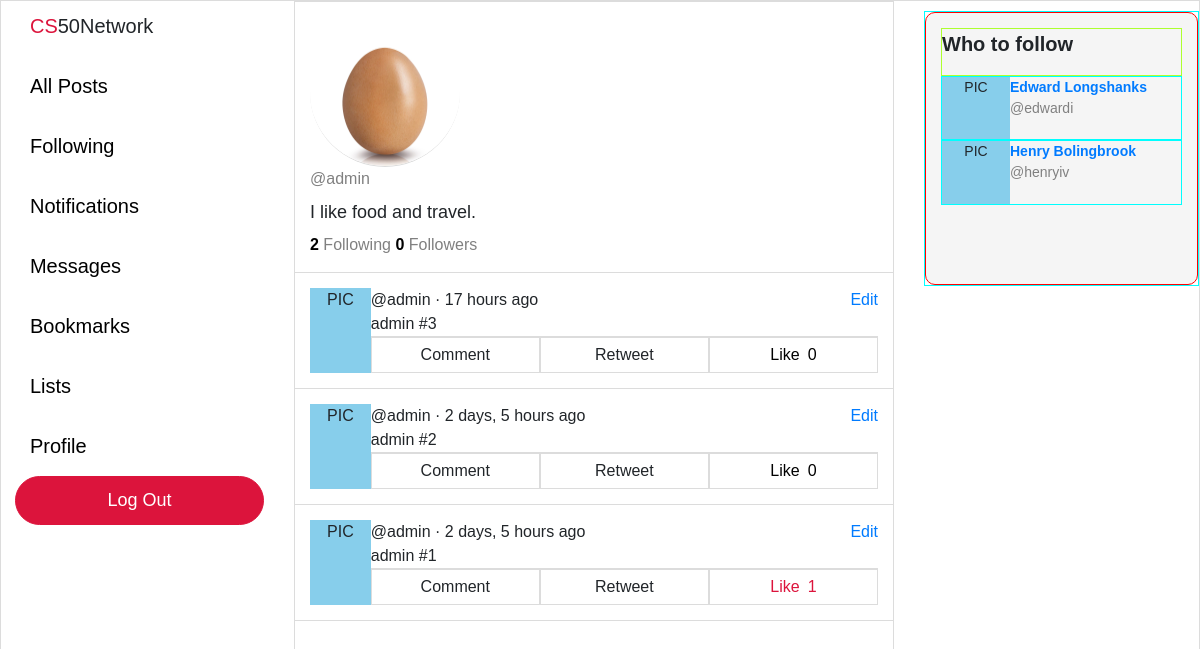
Screenshot of /profile/admin (signed in) with the database file from the repository.
### network/models.py (models this page shows, shortened)
class User(AbstractUser):
    pass

class Post(models.Model):
    user = models.ForeignKey("User", on_delete=models.CASCADE, related_name="posts")
    body = models.TextField(blank=True, max_length=280)
    likes = models.ManyToManyField("User", blank=True, related_name="likes")
    timestamp = models.DateTimeField(auto_now_add=True)
    def get_time(self):
        return humanize.naturaltime(self.timestamp)
    def total_likes(self):
        return self.likes.count()

### network/views.py (the view)
# urls.py: path("profile/<str:username>", views.profile, name="profile"),
def profile(request, username):
    current_user = User.objects.get(username=request.user)
    viewed_user = User.objects.get(username=username)
    viewed_user_posts = viewed_user.posts.all().order_by('-timestamp')
    viewed_following = viewed_user.following.all()
    viewed_followers = viewed_user.followers.all()
    currently_followed = False
    current_following = current_user.following.all()
    for followed in current_following:
        if viewed_user == followed.following:
            currently_followed = True
            break
    context = {
        "currently_followed": currently_followed,
        "following_count": viewed_following.count(),
        "follower_count": viewed_followers.count(),
        "recommend_follow": recommend_follow(request),
        "viewed_user": viewed_user,
        "viewed_user_posts": viewed_user_posts,
    }
    return render(request, "network/profile.html", context)

### network/views.py (called while the page is built)
def recommend_follow(request):
    current_user = User.objects.get(username=request.user)
    not_following = User.objects.exclude(
        followers__user=current_user
    ).exclude(username=current_user)
    if len(not_following) > 3:
        sample_size = 3
    else:
        sample_size = len(not_following)
    not_following = random.sample(list(not_following), sample_size)
    return not_following

### network/templates/network/profile.html (shortened to what this page needs)
{% extends "network/layout.html" %}
{% load static %}
{% block body %}
    {% if user.is_authenticated %}
    <div class="profile-container">
        <div class="profile-top">
            <div class="image-container">
                <img src="{% static 'images/default-profile.jpeg' %}">
            </div>
        </div>
        <div class="profile-bio-container">
            <div style="font-size: 16px; color: gray">@{{ viewed_user.username }}</div>
            <div class="profile-bio">
                I like food and travel.
            </div>
        </div>
        <div class="profile-following">
            <span class="following-count">{{ following_count }}</span> Following <span class="follower-count">{{ follower_count }}</span> Followers
        </div>
    </div>
    {% for post in viewed_user_posts %}
    <div class="post-outer-container">
        <div class="post-container">
            <div class="profile-pic">
                PIC
            </div>
            <div class="post-body-container">
                <div class="post-body-top">
                    <div>
                        <b>{{ post.user.first_name }} {{ post.user.last_name }}</b> @{{ post.user.username }}</a> · {{ post.get_time }}
                    </div>
                    {% if post.user == request.user %}
                    <a class="edit" href=""#>Edit</a>
                    {% endif %}
                </div>
                <div class="post-body">
                    {{ post.body }}
                </div>
                {% if user.is_authenticated %}
                <div class="post-options">
                    <li>Comment</li>
                    <li>Retweet</li>
                    {% if request.user in post.likes.all %}
                    <li class="like-container" id="liked" title="Unlike" value="{{ post.id }}">
                        <div class="like">Like</div>
                            <div class="like-count">{{ post.total_likes }}</div>
                    </li>
                    {% else %}
                    <li class="like-container" id="not-liked" title="Like" value="{{ post.id }}">
                        <div class="like">Like</div>
                            <div class="like-count">{{ post.total_likes }}</div>
                    </li>
                    {% endif %}
                </div>
                {% endif %}
            </div>
        </div>
    </div>
    {% endfor %}
    {% endif %}
{% endblock %}

### network/templates/network/layout.html (shortened to what this page needs)
{% load static %}
<!DOCTYPE html>
<html lang="en">
    <head>
        <link rel="stylesheet" href="https://stackpath.bootstrapcdn.com/bootstrap/4.4.1/css/bootstrap.min.css">
        <link href="{% static 'network/styles.css' %}" rel="stylesheet">
    </head>
    <body>
        <div class="left-pane">
            <nav class="navigation-bar">
                    <div class="logo">
                        <div><span style="color: crimson">CS</span>50Network</div>
                    </div>
                    <div class="navigation-item-container">
                        <div class="navigation-item">
                            <a class="navigation-link" href="{% url 'index' %}">All Posts</a>
                        </div>
                    </div>
                    {% if user.is_authenticated %}
                    <div class="navigation-item-container">
                        <div class="navigation-item">
                            <a class="navigation-link" href="{% url 'following' %}">Following</a>
                        </div>
                    </div>
                    <div class="navigation-item-container">
                        <div class="navigation-item">
                            <a class="navigation-link" href="#">Notifications</a>
                        </div>
                    </div>
                    <div class="navigation-item-container">
                        <div class="navigation-item">
                            <a class="navigation-link" href="#">Messages</a>
                        </div>
                    </div>
                    <div class="navigation-item-container">
                        <div class="navigation-item">
                            <a class="navigation-link" href="#">Bookmarks</a>
                        </div>
                    </div>
                    <div class="navigation-item-container">
                        <div class="navigation-item">
                            <a class="navigation-link" href="#">Lists</a>
                        </div>
                    </div>
                    <div class="navigation-item-container">
                        <div class="navigation-item">
                            <a class="navigation-link" href="/profile/{{ request.user }}">Profile</a>
                        </div>
                    </div>
                    {% endif %}
                    {% if user.is_authenticated %}
                    <div class="logout">
                        <a class="navigation-link" href="{% url 'logout' %}">Log Out</a>
                    </div>
                    {% endif %}
            </nav>
        </div>
        <div class="body">
            {% block body %}
            {% endblock %}
        </div>
        <div class="right-pane">
            {% if user.is_authenticated %}
            <div class="who-to-follow-container">
                <div class="who-to-follow">
                        <p>Who to follow</p>
                        {% for user in recommend_follow %}
                        <div class="recommend-follow">
                            <div class="profile-pic">
                                PIC
                            </div>
                            <div class="recommend-user">
                                <a href="/profile/{{ user.username }}"><div>{{ user.first_name }} {{ user.last_name }}</div></a>
                                <div>@{{ user.username }}</div>
                            </div>
                        </div>
                        {% endfor %}
                </div>
            </div>
            {% endif %}
        </div>
    </body>
</html>

### network/static/network/styles.css (style rules this page uses)
body { border: 1px solid gainsboro; display: grid; font-family: Arial, Helvetica, sans-serif; font-size: 18px; grid-template-columns: 2fr minmax(400px, 600px) 2fr; grid-template-rows: 1fr; height: 100vh; width: 100vw; overflow: hidden; }
.navigation-bar { font-size: 20px; margin-top: 10px; margin-left: auto; margin-right: 30px; max-width: 250px; width: 85%; }
.logo { cursor: default; padding-left: 15px; padding-bottom: 15px; }
.navigation-item-container { display: block; }
.navigation-item a { border-radius: 25px; display: inline-block; margin: 5px 0 5px 0; padding: 10px 15px 10px 15px; transition: background-color 0.15s linear; }
.navigation-link { color: black; }
.logout .navigation-link, .register .navigation-link { color: white; font-size: 18px; }
.logout a, .register a { background-color: crimson; border: 1px solid crimson; border-radius: 25px; display: flex; justify-content: center; padding: 10px 0 10px 0; transition: filter 0.25s }
.body { border-left: 1px solid gainsboro; border-right: 1px solid gainsboro; overflow: scroll; width: 100%; }
.post-outer-container { border-bottom: 1px solid gainsboro; padding: 15px; }
.post-container { background-color: white; display: flex; font-size: 16px; height: auto; width: 100%; }
.profile-pic { text-align: center; width: 68px; background-color: skyblue; }
.post-body-container { width: 100%; }
.post-body-top { display: flex; justify-content: space-between; }
.post-options { border-top: 1px solid gainsboro; display: flex; justify-content: space-around; }
.post-options li { border: 1px solid gainsboro; list-style: none; padding: 5px 0 5px 0; text-align: center; width: 100%; }
.like-container { display: flex; justify-content: center; }
.like { margin-right: 4px; }
.like-count { margin-left: 4px; }
#liked { color: crimson; }
#not-liked { color: black; }
.profile-container { padding: 15px; border-top: 1px solid gainsboro; border-bottom: 1px solid gainsboro; }
.profile-top { display: flex; justify-content: space-between; }
.image-container img { border-bottom: 1px solid gainsboro;; border-radius: 100%; height: 150px; width: 150px; }
.profile-bio { padding: 7.5px 0 7.5px 0; }
.profile-following { font-size: 16px; color: gray; }
.follower-count, .following-count { font-weight: bold; color: black; }
.right-pane { display: block; justify-content: left; }
.who-to-follow-container { margin-top: 10px; margin-left: 30px; height: 275px; width: 275px; border: 1px solid cyan; }
.who-to-follow { background-color: whitesmoke; border-radius: 10px; padding: 15px; height: 100%; width: 100%; border: 1px solid red; display: grid; grid-template-rows: .25fr 1fr 1fr 1fr; }
.who-to-follow p { border: 1px solid greenyellow; font-size: 20px; font-weight: bold; height: 100%; }
.recommend-follow { border: 1px solid cyan; height: 100%; font-size: 14px; display: flex; }
.recommend-user div:nth-child(1) { font-weight: bold; }
.recommend-user div:nth-child(2) { color: gray; }

### rows the page displays
User: username "admin"
Post: user.username "admin", get_time "17 hours ago", shows "Edit", body "admin #3", total_likes "0"
Post: user.username "admin", get_time "2 days, 5 hours ago", shows "Edit", body "admin #2", total_likes "0"
Post: user.username "admin", get_time "2 days, 5 hours ago", shows "Edit", body "admin #1", total_likes "1"
User: first_name "Edward", last_name "Longshanks", username "edwardi"
User: first_name "Henry", last_name "Bolingbrook", username "henryiv"

### other values shown
{{ following_count }} "2"
{{ follower_count }} "0"
